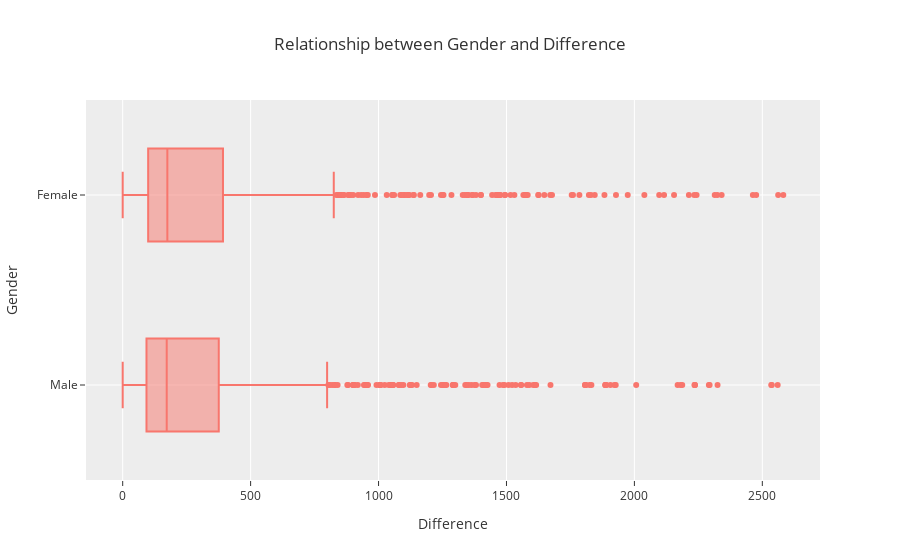

This figure's notebook cell:
### Code cell
#Gender, City, Education level, Joining designation, Designation, Quarterly rating
fig = px.box(train, y='Gender', x='Difference',
             template= 'ggplot2',
             title='Relationship between Gender and Difference')
fig.show()

### Figure 1 — Plotly figure (JSON) as saved in the notebook; plotly's stock layout.template omitted (floating-point values rounded to 4 significant figures; data arrays with more than 128 entries replaced by an {"elided": "..."} marker saying what was removed)
{"data": [{"alignmentgroup": "True", "hovertemplate": "Difference=%{x}<br>Gender=%{y}<extra></extra>", "legendgroup": "", "marker": {"color": "#F8766D"}, "name": "", "notched": false, "offsetgroup": "", "orientation": "h", "showlegend": false, "type": "box", "x": {"elided": "1640 int values"}, "x0": " ", "xaxis": "x", "y": {"elided": "1640 str values"}, "y0": " ", "yaxis": "y"}], "layout": {"boxmode": "group", "legend": {"tracegroupgap": 0}, "title": {"text": "Relationship between Gender and Difference"}, "xaxis": {"anchor": "y", "domain": [0, 1], "title": {"text": "Difference"}}, "yaxis": {"anchor": "x", "domain": [0, 1], "title": {"text": "Gender"}}}}
